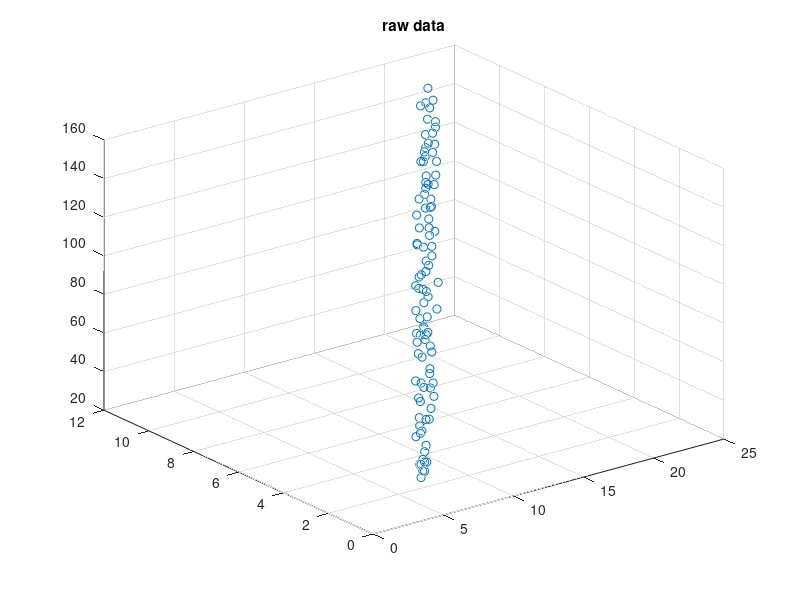

Write the MATLAB code that produced this figure. (Note: this script raises an error after producing the figure.)
%% test NN regression


%make some data
%params
nn = 100;
noisex = 0.2;
noisey = 0.9;
m = [5;5];
b = [4];

%sim
x1 = linspace(5,20,nn)';
x2 = linspace(1,10,nn)';
X = [x1,x2] + randn(nn,2).*noisex;
y1r = X*m + repmat(b,nn,1);
Y = y1r + randn(nn,1)*noisey;

figure
scatter3(X(:,1),X(:,2),Y)
title('raw data')


%% Lets try training it?

layers = 2;
nodes = [3,3];

NN = NNRegressionInitialize(X,Y,layers,nodes);

alpha = 0.1;
max_epoch = 1000;
mse_target = 0.1;

[NN,MSE] = NNRegressionTrain(X,Y,NN,alpha,max_epoch,mse_target);

%% return training regression

Y_Estimate = NNRegressionOnline(NN, X);

figure
scatter3(X(:,1),X(:,2),Y_Estimate,'r')
hold on
scatter3(X(:,1),X(:,2),Y,'b')
hold off
title('regressions')

%% linear fit

minx = min(X);
maxx = max(X);
x1lin = linspace(minx(1),maxx(1),nn)';
x2lin = linspace(minx(2),maxx(2),nn)';
X_Linear = [x1lin,x2lin];

Y_Linear = NNRegressionOnline(NN, X_Linear);

figure
scatter3(X_Linear(:,1),X_Linear(:,2),Y_Linear,'r')
hold on
scatter3(X(:,1),X(:,2),Y,'b')
hold off
title('regressions')
